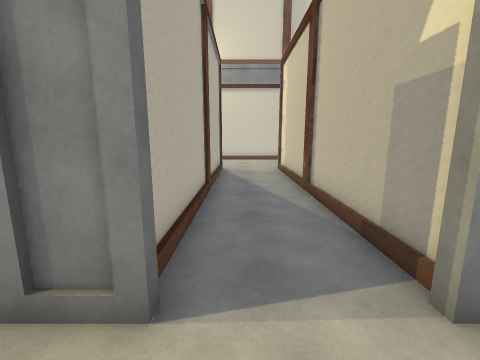
[1] (above)

16 first-person views from a walk through a scene from a Unity 3-D project. The camera is 1.5 m above the floor, tilts 10° down and sees 90° across. Doors are open. The floor is counted in squares, 1 m on a side. Each view is taken from the middle of a square. On the plan, view 1 faces up. The plan holds only what a view shows up to about 13 squares ahead; the rest is blank. The place goes on beyond the plan. The player character is not drawn. Some animated figures are left out.

[2]
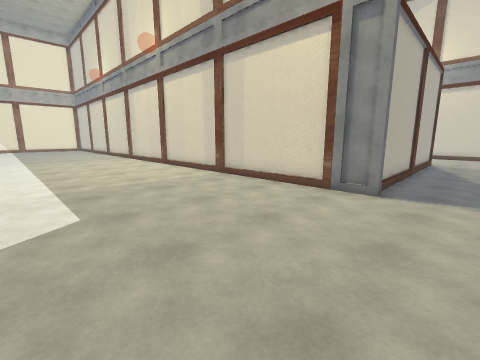

[3]
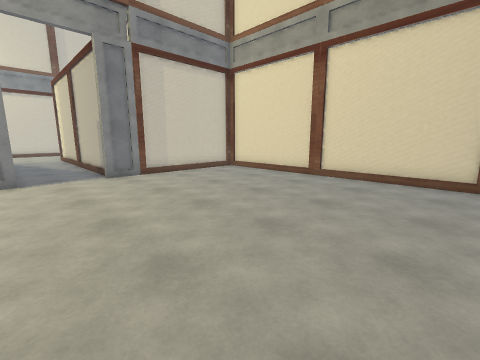

[4]
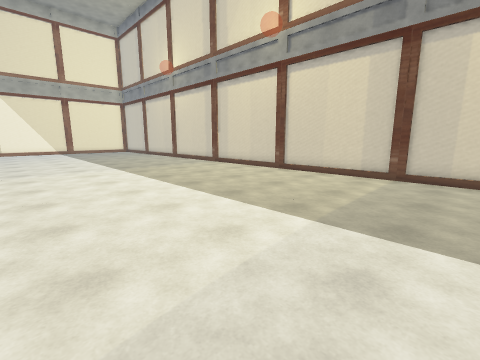

[5]
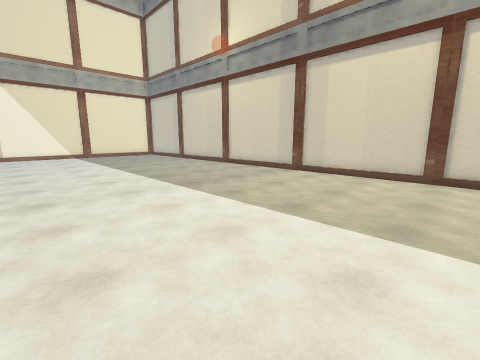

[6]
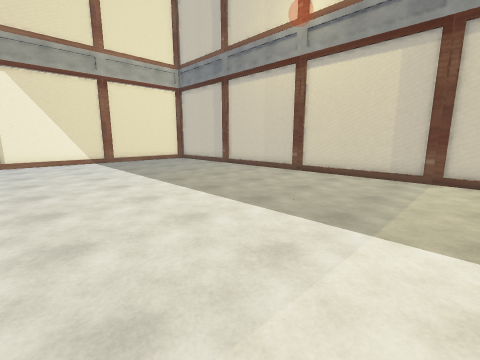

[7]
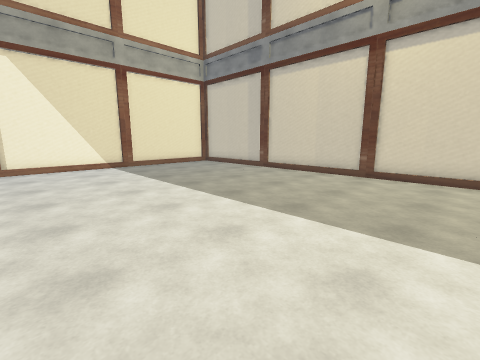

[8]
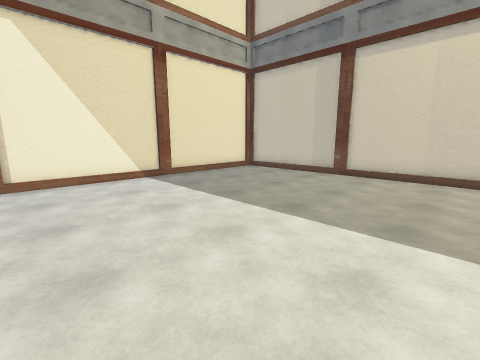

[9]
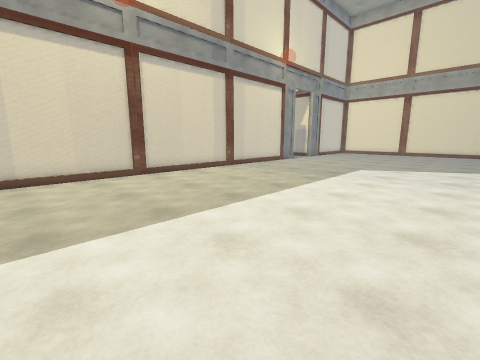

[10]
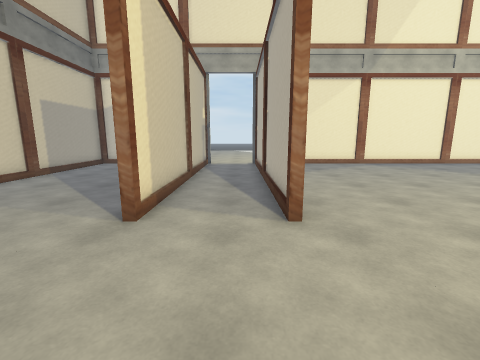

[11]
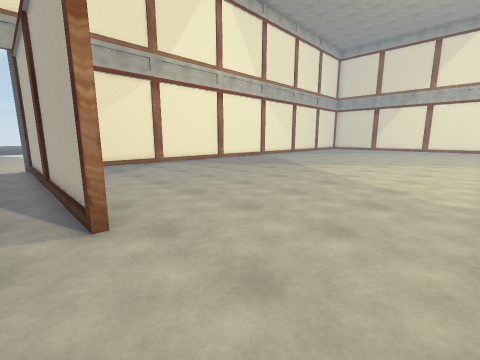

[12]
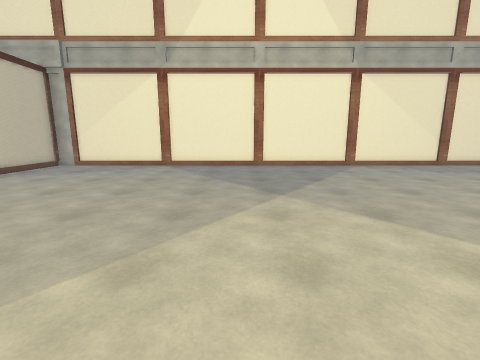

[13]
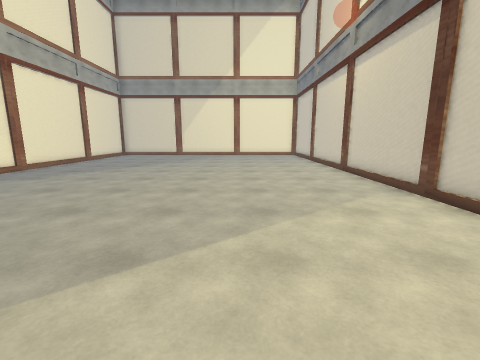

[14]
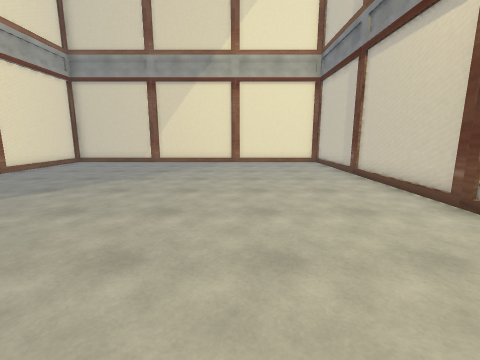

[15]
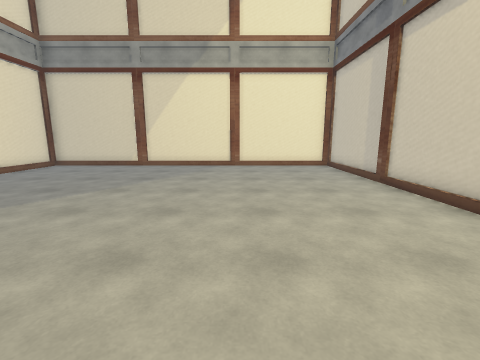

[16]
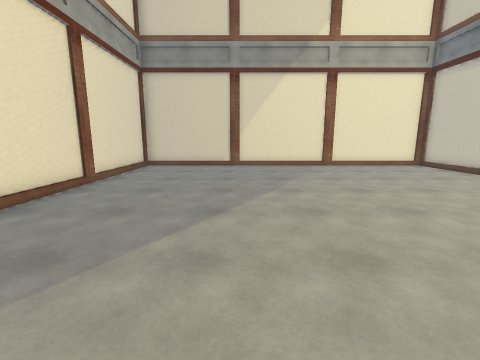

### Floor plan
Points are (right, up) in squares from view 1. A wall is a line through its corners. A room is listed if a view was taken in it or the views show most of it. See-through windows are left out.
Room 1 (views 1, 2, 3, 4, 5, 6, 7, 8, 9)
walls: (-0.6, 1.8) (-32.1, 1.8) (-32.1, -8.1); (8.1, -8.1) (8.1, 1.8) (1.6, 1.8)
ways out: open door at (0.5, 2) to room 2
Room 2 (views 10, 11, 12, 13, 14, 15, 16)
walls: (-15.5, 16.8) (-32.1, 16.8) (-32.1, 1.9) (-1, 1.9) (-1, 5.2); (-1, 11.9) (-1, 1.9); (2, 2.1) (2, 11.9); (8.1, 2.8) (8.1, 8.1)
ways out: open door at (0.5, 2) to room 1

Where each view was taken, in squares from view 1:
view 1: 0 up, 0 right, facing up
view 2: 5 down, 1 right, facing up-left
view 3: 8 down, 1 left, facing up-right
view 4: 8 down, 5 left, facing up-left
view 5: 8 down, 11 left, facing up-left
view 6: 8 down, 16 left, facing up-left
view 7: 8 down, 19 left, facing up-left
view 8: 8 down, 23 left, facing up-left
view 9: 8 down, 16 left, facing up-right
view 10: 16 up, 0 right, facing down
view 11: 16 up, 0 right, facing down-left
view 12: 15 up, 11 left, facing down
view 13: 12 up, 11 left, facing left
view 14: 12 up, 17 left, facing left
view 15: 12 up, 19 left, facing left
view 16: 7 up, 19 left, facing left
